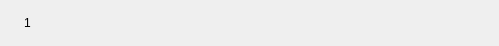
       <widget class="QWidget" name="titleWidget" native="true">
        <property name="minimumSize">
         <size>
          <width>0</width>
          <height>46</height>
         </size>
        </property>
        <property name="maximumSize">
         <size>
          <width>16777215</width>
          <height>46</height>
         </size>
        </property>
        <layout class="QHBoxLayout" name="horizontalLayout_2">
         <property name="leftMargin">
          <number>15</number>
         </property>
         <property name="topMargin">
          <number>0</number>
         </property>
         <property name="rightMargin">
          <number>15</number>
         </property>
         <property name="bottomMargin">
          <number>0</number>
         </property>
         <item>
          <widget class="QWidget" name="conTitle" native="true">
           <layout class="QHBoxLayout" name="horizontalLayout">
            <item>
             <widget class="QLabel" name="Title">
              <property name="minimumSize">
               <size>
                <width>87</width>
                <height>0</height>
               </size>
              </property>
              <property name="text">
               <string>1</string>
              </property>
             </widget>
            </item>
           </layout>
          </widget>
         </item>
         <item>
          <spacer name="horizontalSpacer">
           <property name="orientation">
            <enum>Qt::Horizontal</enum>
           </property>
           <property name="sizeHint" stdset="0">
            <size>
             <width>338</width>
             <height>20</height>
            </size>
           </property>
          </spacer>
         </item>
         <item>
          <widget class="QPushButton" name="closeButton">
           <property name="minimumSize">
            <size>
             <width>20</width>
             <height>20</height>
            </size>
           </property>
           <property name="maximumSize">
            <size>
             <width>20</width>
             <height>20</height>
            </size>
           </property>
           <property name="focusPolicy">
            <enum>Qt::NoFocus</enum>
           </property>
           <property name="text">
            <string/>
           </property>
           <property name="flat">
            <bool>true</bool>
           </property>
          </widget>
         </item>
        </layout>
       </widget>
